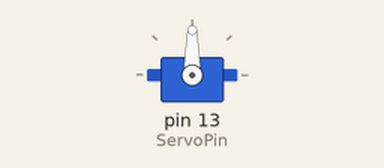
The sketch below on a simulated Arduino Uno, built with avr-gcc and run on an emulated ATmega328P. Parts: servo.

Above: at 0.05 s.
Timing chart, 0 to 4.6 s (numbered marks = the images above):
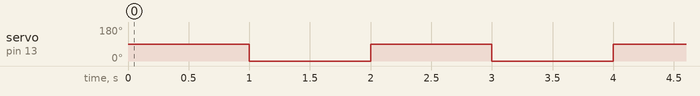

The sketch:

NITRObot_MoveServoToCentralPosition.ino
```cpp
/*
      NITRO Clubs EU - Network of IcT Robo Clubs

 WEB site: https://www.nitroclubs.eu
 GitHub repositories: https://github.com/nitroclubs?tab=repositories

          NITRObot Setservo to central position (90°) v1.0
*/

///////////////////       IMPORTANT!    /////////////////////////////////////////////
/// In order to prolong the Life of the 18650 Battery:
/// DO NOT DISCHAREGE NITRObot's BATTERIES LOWER THAN 3.2V, WHICH IS 6.4V MESURED BY THE NITRObot's VOLTMETER (2x3.2V)
/// NEVER!!! NEVER DISCHARGE A BATTERY BELOW 2.8V, WHICH IS 5.6V (2x2.8v) MEASURED BY THE NITRObot's VOLTMETER
///////////////////       IMPORTANT!    /////////////////////////////////////////////


#include <Servo.h>
//====== DEFINE ======
#define MOTOR_LEFT_FWD_PIN 9    // PWMB
#define MOTOR_LEFT_BKWD_PIN 5   // DIRB  ---  Left
#define MOTOR_RIGHT_FWD_PIN 6   // PWMA
#define MOTOR_RIGHT_BKWD_PIN 10 // DIRA  ---  Right

//====== CONSTANTS ======
const int UltrasonicPin = 3;
const int ServoPin = 13;
const int LeftAvoidancePin = 12;
const int RightAvoidancePin = A5;
const int LeftLightPin = A3;
const int RightLightPin = A4;

//====== Instantiate (create) an instance of the Servo object (class), named servo
Servo servo;
// twelve servo objects can be created on most boards

void setup() {
  servo.attach(ServoPin);
  servo.write(90); // Move the servo to center position}
}

void loop() {
   servo.write(90);
delay(1000);
     servo.write(0);
     delay(1000);
}
```

Measured:
- by itself, servo on pin 13 (ServoPin): alternates 90° for 1.0 s and 0° for 1.0 s
